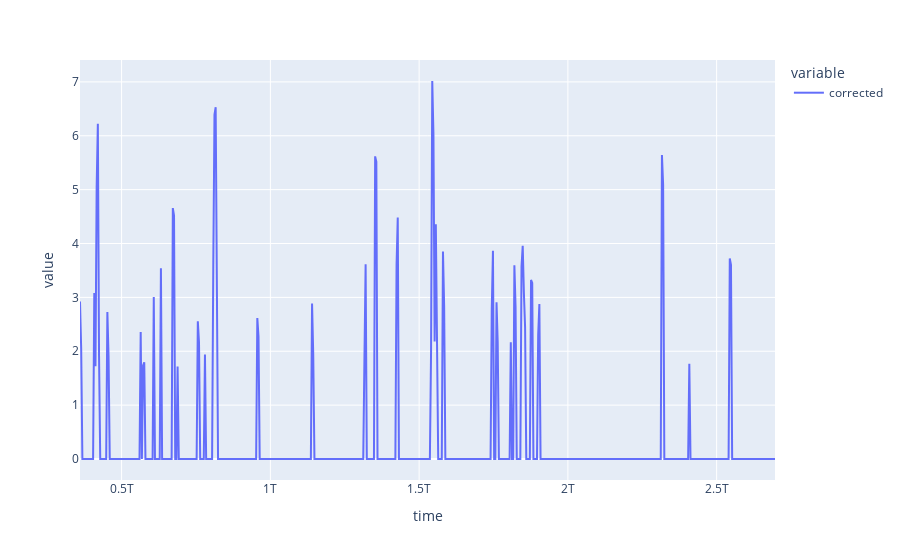

Notebook source saved alongside this figure:
### Markdown cell above
Pour éliminer les données parasites restantes, l'idée est de faire un seuillage pour ne conserver que les valeurs significatives sur la courbe et ainsi éliminer l'impact du bruit de mesure.

### Code cell
newdf.loc[newdf['corrected'] < tools.THRESHOLD, 'corrected'] = 0
print('Nombre de valeurs restantes : ', len(newdf['corrected']))
newdf['corrected'].plot()

### Figure 1 — Plotly figure (JSON) as saved in the notebook; plotly's stock layout.template omitted (floating-point values rounded to 4 significant figures; data arrays with more than 128 entries replaced by an {"elided": "..."} marker saying what was removed)
{"data": [{"hovertemplate": "variable=corrected<br>time=%{x}<br>value=%{y}<extra></extra>", "legendgroup": "corrected", "line": {"color": "#636efa", "dash": "solid"}, "mode": "lines", "name": "corrected", "orientation": "v", "showlegend": true, "type": "scatter", "x": {"elided": "585 int values"}, "xaxis": "x", "y": {"elided": "585 float values"}, "yaxis": "y"}], "layout": {"legend": {"title": {"text": "variable"}, "tracegroupgap": 0}, "margin": {"t": 60}, "xaxis": {"anchor": "y", "domain": [0, 1], "title": {"text": "time"}}, "yaxis": {"anchor": "x", "domain": [0, 1], "title": {"text": "value"}}}}
